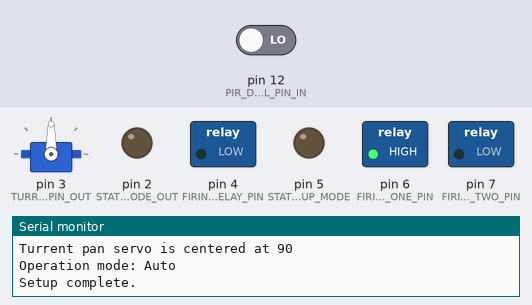
This sketch was run on a simulated Arduino Uno, built with avr-gcc and run on an emulated ATmega328P. Parts: servo, switched loads named in the sketch (green lamp = pin HIGH), output pins drawn as LEDs (lit = HIGH), the last lines printed to the serial monitor. The test bench sets the inputs (shaded band); at power-on: pin 12 (PIR_DIGITAL_PIN_IN) LOW.

Above: at 10.2 s.
10.3 s: pin 12 (PIR_DIGITAL_PIN_IN) driven HIGH
At 11.0 s:
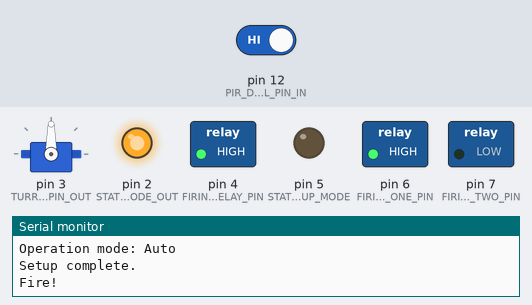
At 12.9 s:
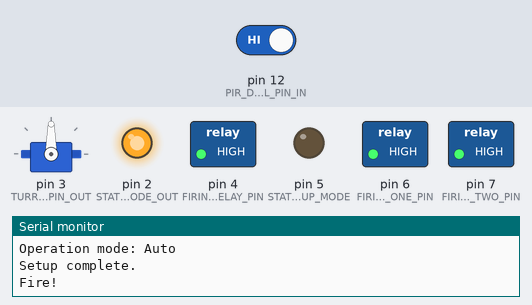
13.3 s: pin 12 (PIR_DIGITAL_PIN_IN) driven LOW
At 14.5 s:
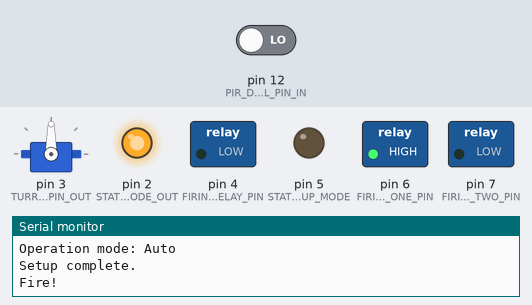
Timing chart, 0 to 16.8 s (numbered marks = the images above; inputs shaded):
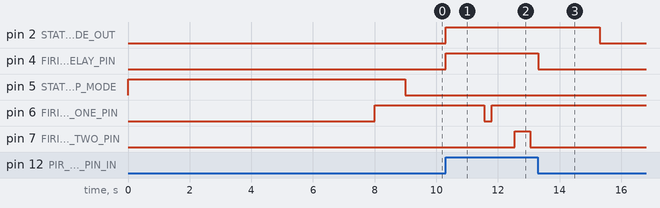

Measured:
- after the input at 10.3 s, pin 2 (STATUS_LED_FIRE_MODE_OUT), pin 4 (FIRING_MOTOR_RELAY_PIN): LOW → HIGH at once; pin 6 (FIRING_ACTUATOR_RELAY_ONE_PIN): HIGH → LOW after 1.3 s, → HIGH 0.25 s later; pin 7 (FIRING_ACTUATOR_RELAY_TWO_PIN): LOW → HIGH after 2.3 s, → LOW 0.50 s later
- after the input at 13.3 s, pin 2 (STATUS_LED_FIRE_MODE_OUT): HIGH → LOW after 2.0 s; pin 4 (FIRING_MOTOR_RELAY_PIN): goes on until 13.3 s, then stays LOW; pin 6 (FIRING_ACTUATOR_RELAY_ONE_PIN): stops changing and stays HIGH; pin 7 (FIRING_ACTUATOR_RELAY_TWO_PIN): stays LOW (without the input it goes to HIGH after 4.3 s)

The sketch:

MotionSensingTurret_0.ino
```cpp
#include <Servo.h>
#include <avr/sleep.h>

const int STATUS_LED_SETUP_MODE = 5;
const int STATUS_LED_FIRE_MODE_OUT = 2;


// Use demoMode to test panning and firing
const boolean IS_DEMO_MODE = false;
const boolean IS_MANUAL_CONTROL = false;

// Number of rounds in the magazine
const int NUMBER_OF_ROUNDS_IN_mAGAZINE = 10;
int numberOfShotsFired = 0;

// Manual fire button
const int MANUAL_FIRE_BUTTON_IN = 10;

/* Turret panning variables */
Servo turretPanServo;
const int TURRET_PAN_SERVO_PIN_OUT = 3; // ~3
const int TURRET_PAN_POT_PIN_IN = A0;
const int TURRENT_PAN_SERVO_CENTER = 90;

// This is the amount of error in the POT.read value. It is neccessary to prevent controller from
// thinking you've adjusted the POT from 90 degrees to 89 degrees (for example) even though you haven't
// touched anything.
const int TURRET_PAN_SERVO_POT_TOLLERANCE = 2;

int turretPotVal;
int turretPotAngle;

const int TURRET_PAN_SERVO_MIN = 1;
const int TURRET_PAN_SERVO_MAX = 179;

int turretPanServoCurrentAngle;
int turretPanServoPreviousAngle;

/* Firing motor variables */
const int FIRING_MOTOR_RELAY_PIN = 4;
const int FIRING_MOTOR_WARMUP_DELAY = 1000;

/* Firing actuator variables */
const int FIRING_ACTUATOR_RELAY_ONE_PIN = 6;
const int FIRING_ACTUATOR_RELAY_TWO_PIN = 7;
// This controls how long the relay stays extended/retracted
const int ACTUATOR_RESPONSE_DELAY = 250;

/* PIR motion sensor variables */
const int PIR_ANALOG_PIN_IN = A3;   // PIR analog output on A3; currently unused
const int PIR_DIGITAL_PIN_IN = 12;  // PIR digital output on D12

/**
 * Microcontroller setup
 */
void setup() {
  Serial.begin(9600);

  pinMode(STATUS_LED_SETUP_MODE, OUTPUT);
  digitalWrite(STATUS_LED_SETUP_MODE, HIGH);
  delay(2000);


  // Initialise and center the turret pan servo
  initialiseTurrentPanServo();

  pinMode(MANUAL_FIRE_BUTTON_IN, INPUT);

  // Setup control of the firing motors
  pinMode(FIRING_MOTOR_RELAY_PIN, OUTPUT);
  digitalWrite(FIRING_MOTOR_RELAY_PIN, LOW);

  // Set up the output pins which control the linear actuator
  pinMode(FIRING_ACTUATOR_RELAY_ONE_PIN, OUTPUT);
  firingRelaysOff();
  pinMode(FIRING_ACTUATOR_RELAY_TWO_PIN, OUTPUT);
  firingRelaysOff();

  // Set up the PIR input pins
  pinMode(PIR_ANALOG_PIN_IN, INPUT);
  pinMode(PIR_DIGITAL_PIN_IN, INPUT);

  Serial.print("Operation mode: ");
  if(IS_DEMO_MODE) {
    Serial.println("Demo");
  } else {
    Serial.println("Auto");
  }

  pinMode(STATUS_LED_FIRE_MODE_OUT, OUTPUT);
  digitalWrite(STATUS_LED_FIRE_MODE_OUT, LOW);

  Serial.println("Setup complete.");
  digitalWrite(STATUS_LED_SETUP_MODE, LOW);
}

/**
 * Main loop
 */
void loop() {
  if(IS_DEMO_MODE) {
    performDemo();
    return;
  }

  if(IS_MANUAL_CONTROL) {
    monitorTurretPanServoPot();
  }


  if(IS_MANUAL_CONTROL && isManualFireButtonPressed()) {
    fire();
  } else if(motionDetected()) {
    fire();
  }

  // Serial.println("Main loop complete.");
  delay(5);
}

/**
 * Attach microcontroller to servo and center at 90 degrees.
 */
void initialiseTurrentPanServo() {
  turretPanServo.attach(TURRET_PAN_SERVO_PIN_OUT);
  delay(3000);
  turretPanServo.write(TURRENT_PAN_SERVO_CENTER);
  delay(3000);
  turretPanServoCurrentAngle = TURRENT_PAN_SERVO_CENTER;
  turretPanServoPreviousAngle = turretPanServoCurrentAngle;
  Serial.print("Turrent pan servo is centered at ");
  Serial.println(turretPanServoCurrentAngle);
}

/**
 * Read the POT which controls panning of the gun servo
 */
void monitorTurretPanServoPot() {
  // Read the POT which pans the turret
  int turretPanPotVal = analogRead(TURRET_PAN_POT_PIN_IN);
  int turretPanAngle = map(turretPanPotVal, 0, 1023, TURRET_PAN_SERVO_MIN, TURRET_PAN_SERVO_MAX);
  if(turretPotHasBeenAddjusted(turretPanAngle)) {
    Serial.print("Panning turret pan servo to angle ");
    Serial.println(turretPanAngle);
    turretPanServoCurrentAngle = turretPanAngle;
    turretPanServoPreviousAngle = turretPanServoCurrentAngle;
    turretPanServo.write(turretPanServoCurrentAngle);
    delay(5);
  }
}

/**
 * Compare the current servo POT position with it's previous position and return true if it is
 * significantly different than the previous position.
 */
boolean turretPotHasBeenAddjusted(int newPotPanAngle) {
  if(newPotPanAngle != turretPanServoCurrentAngle) {
    if(newPotPanAngle > turretPanServoCurrentAngle + TURRET_PAN_SERVO_POT_TOLLERANCE) {
      return true;
    }
    if (newPotPanAngle < turretPanServoCurrentAngle - TURRET_PAN_SERVO_POT_TOLLERANCE) {
      return true;
    }

    return false;
  }
}

/**
 * Turn on the firing motors
 */
void firingMotorRelayOn() {
  digitalWrite(FIRING_MOTOR_RELAY_PIN, HIGH);
}

/**
 * Turn off the firing motors
 */
void firingMotorRelayOff() {
  digitalWrite(FIRING_MOTOR_RELAY_PIN, LOW);
}


/**
 * I am using a two channel relay which has jumpers that allows a high OR low signal to turn either relay on or off.
 * This is different from other relay modules where high-high or low-low means both off; and high-low turns
 * relay 1 on and relay 2 off; and low-high turns relay 2 on and relay 1 off. Since this can be dangerous to
 * get wrong i have written these three firingRelay* functions to make sure i don't put the relays in a crossed state.
 * Relay One input low turns relay one on
 * Relay One input high turns relay one off
 * Relay Two input low turns relay two off
 * Relay Two input high turns relay two on
 *
 */
 void firingRelayOneOn() {
  // Make sure relay two is off
  digitalWrite(FIRING_ACTUATOR_RELAY_TWO_PIN, LOW);
  delay(ACTUATOR_RESPONSE_DELAY);

  // Turn relay one on
  digitalWrite(FIRING_ACTUATOR_RELAY_ONE_PIN,LOW);
  delay(ACTUATOR_RESPONSE_DELAY);
}

void firingRelaysOff() {
   // Turn relay one off
  digitalWrite(FIRING_ACTUATOR_RELAY_ONE_PIN, HIGH);
  delay(ACTUATOR_RESPONSE_DELAY);

  // Turn relay two off
  digitalWrite(FIRING_ACTUATOR_RELAY_TWO_PIN,LOW);
  delay(ACTUATOR_RESPONSE_DELAY);
}

void firingRelayTwoOn() {
  // Make sure relay one is off
  digitalWrite(FIRING_ACTUATOR_RELAY_ONE_PIN, HIGH);
  delay(ACTUATOR_RESPONSE_DELAY);

  // Turn relay two on
  digitalWrite(FIRING_ACTUATOR_RELAY_TWO_PIN, HIGH);
  delay(ACTUATOR_RESPONSE_DELAY);
}

/**
 * Return true if motion is detected by the PIR
 */
boolean motionDetected() {
  // The OpenPIR's digital output is active high
  const int motionStatus = digitalRead(PIR_DIGITAL_PIN_IN);

  // If motion is detected, return true
  if (motionStatus == HIGH) {
    return true;
  } else {
    return false;
  }
}

void fire() {
  Serial.println("Fire!");

  digitalWrite(STATUS_LED_FIRE_MODE_OUT, HIGH);

  // Turn on firing motors and delay for a moment to let them get up to speed
  firingMotorRelayOn();
  delay(FIRING_MOTOR_WARMUP_DELAY);

  firingRelayOneOn();
  firingRelaysOff();
  firingRelayTwoOn();
  firingRelaysOff();

  // Turn off firing motors
  firingMotorRelayOff();

  numberOfShotsFired = numberOfShotsFired + 1;

  if(numberOfShotsFired >= NUMBER_OF_ROUNDS_IN_mAGAZINE) {
    goIntoSleepMode();
  }

  delay(2000);
  digitalWrite(STATUS_LED_FIRE_MODE_OUT, LOW);
}

/**
 * Detect user pressing the manual fire button
 */
boolean isManualFireButtonPressed() {
  if(digitalRead(MANUAL_FIRE_BUTTON_IN) == HIGH) {
    Serial.println("Manual fire button pressed");
    return true;
  }

  return false;
}

/**
 * This function pans the servo back and forth between min and max positions, firing at predefined intervals.
 */
void performDemo() {
   int PREDEFINED_ANGLES[5] = {TURRET_PAN_SERVO_MIN,
                               TURRET_PAN_SERVO_MIN+45,
                               TURRENT_PAN_SERVO_CENTER,
                               TURRET_PAN_SERVO_MAX-45,
                               TURRET_PAN_SERVO_MAX};
  // Start at current position (centered) and pan to TURRET_PAN_SERVO_MAX
  for(turretPanServoCurrentAngle = turretPanServoCurrentAngle; turretPanServoCurrentAngle <= TURRET_PAN_SERVO_MAX; turretPanServoCurrentAngle += 1) {
      Serial.print("Panning turrent pan servo to angle ");
      Serial.println(turretPanServoCurrentAngle);
      turretPanServo.write(turretPanServoCurrentAngle);
      delay(50);

      // Fire at predefined angles
      if(isCurrentPositionAtPredefinedAngle(turretPanServoCurrentAngle, PREDEFINED_ANGLES, 5)) {
        fire();
      }

  }

  // Start at TURRET_PAN_SERVO_MAX and pan to TURRET_PAN_SERVO_MIN
  for(turretPanServoCurrentAngle = TURRET_PAN_SERVO_MAX; turretPanServoCurrentAngle >= TURRET_PAN_SERVO_MIN; turretPanServoCurrentAngle -= 1) {
    turretPanServo.write(turretPanServoCurrentAngle);
    Serial.print("Panning turrent pan servo to angle ");
    Serial.println(turretPanServoCurrentAngle);

    // Fire at predefined angles
    if(isCurrentPositionAtPredefinedAngle(turretPanServoCurrentAngle, PREDEFINED_ANGLES, 5)) {
      fire();
    }

    delay(50);
  }
}

/**
 * Return true if currentAngle matches one of the preDefinedAngles
 */
boolean isCurrentPositionAtPredefinedAngle(int currentAngle, int preDefinedAngles[], int numberOfPreDefinedAngles) {

  for(int i=0; i<numberOfPreDefinedAngles; ++i) {
    if(currentAngle == preDefinedAngles[i]) {
      return true;
    }
  }
  return false;
}

void goIntoSleepMode() {
  Serial.println("entering sleep mode (but not really)");
  delay(1000*60*60*8);
}
```
